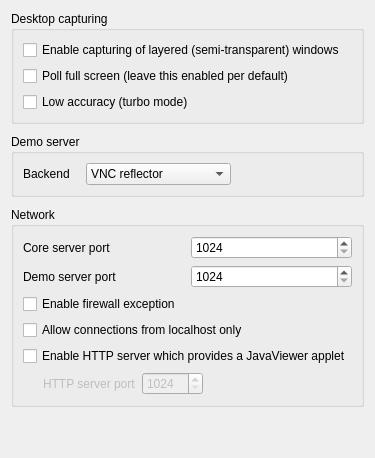
      <widget class="QWidget" name="italcServerSettingsPage">
       <layout class="QVBoxLayout" name="verticalLayout_6" stretch="0,0,0,1">
        <property name="spacing">
         <number>10</number>
        </property>
        <item>
         <widget class="QGroupBox" name="groupBox_6">
          <property name="title">
           <string>Desktop capturing</string>
          </property>
          <layout class="QGridLayout" name="gridLayout_7">
           <item row="0" column="0">
            <widget class="QCheckBox" name="vncCaptureLayeredWindows">
             <property name="text">
              <string>Enable capturing of layered (semi-transparent) windows</string>
             </property>
            </widget>
           </item>
           <item row="1" column="0">
            <widget class="QCheckBox" name="vncPollFullScreen">
             <property name="text">
              <string>Poll full screen (leave this enabled per default)</string>
             </property>
            </widget>
           </item>
           <item row="2" column="0">
            <widget class="QCheckBox" name="vncLowAccuracy">
             <property name="text">
              <string>Low accuracy (turbo mode)</string>
             </property>
            </widget>
           </item>
          </layout>
         </widget>
        </item>
        <item>
         <widget class="QGroupBox" name="groupBox_9">
          <property name="title">
           <string>Demo server</string>
          </property>
          <layout class="QVBoxLayout" name="verticalLayout_7">
           <item>
            <layout class="QHBoxLayout" name="horizontalLayout_11" stretch="0,1,2">
             <property name="spacing">
              <number>16</number>
             </property>
             <item>
              <widget class="QLabel" name="label_6">
               <property name="text">
                <string>Backend</string>
               </property>
              </widget>
             </item>
             <item>
              <widget class="QComboBox" name="demoServerBackend">
               <item>
                <property name="text">
                 <string>VNC reflector</string>
                </property>
               </item>
               <item>
                <property name="text">
                 <string>iTALC 1 demo server</string>
                </property>
               </item>
              </widget>
             </item>
             <item>
              <spacer name="horizontalSpacer_15">
               <property name="orientation">
                <enum>Qt::Horizontal</enum>
               </property>
               <property name="sizeHint" stdset="0">
                <size>
                 <width>40</width>
                 <height>20</height>
                </size>
               </property>
              </spacer>
             </item>
            </layout>
           </item>
          </layout>
         </widget>
        </item>
        <item>
         <widget class="QGroupBox" name="groupBox_8">
          <property name="title">
           <string>Network</string>
          </property>
          <layout class="QGridLayout" name="gridLayout_11">
           <item row="0" column="0">
            <widget class="QLabel" name="label_12">
             <property name="text">
              <string>Core server port</string>
             </property>
            </widget>
           </item>
           <item row="0" column="1">
            <widget class="QSpinBox" name="coreServerPort">
             <property name="minimum">
              <number>1024</number>
             </property>
             <property name="maximum">
              <number>65535</number>
             </property>
            </widget>
           </item>
           <item row="1" column="0">
            <widget class="QLabel" name="label_13">
             <property name="text">
              <string>Demo server port</string>
             </property>
            </widget>
           </item>
           <item row="1" column="1">
            <widget class="QSpinBox" name="demoServerPort">
             <property name="minimum">
              <number>1024</number>
             </property>
             <property name="maximum">
              <number>65535</number>
             </property>
            </widget>
           </item>
           <item row="2" column="0" colspan="2">
            <widget class="QCheckBox" name="isFirewallExceptionEnabled">
             <property name="text">
              <string>Enable firewall exception</string>
             </property>
            </widget>
           </item>
           <item row="4" column="0" colspan="2">
            <widget class="QCheckBox" name="isHttpServerEnabled">
             <property name="text">
              <string>Enable HTTP server which provides a JavaViewer applet</string>
             </property>
            </widget>
           </item>
           <item row="5" column="0" colspan="2">
            <layout class="QHBoxLayout" name="horizontalLayout_5">
             <item>
              <spacer name="horizontalSpacer_10">
               <property name="orientation">
                <enum>Qt::Horizontal</enum>
               </property>
               <property name="sizeType">
                <enum>QSizePolicy::Fixed</enum>
               </property>
               <property name="sizeHint" stdset="0">
                <size>
                 <width>20</width>
                 <height>20</height>
                </size>
               </property>
              </spacer>
             </item>
             <item>
              <widget class="QLabel" name="httpServerPortLabel">
               <property name="enabled">
                <bool>false</bool>
               </property>
               <property name="text">
                <string>HTTP server port</string>
               </property>
              </widget>
             </item>
             <item>
              <widget class="QSpinBox" name="httpServerPort">
               <property name="enabled">
                <bool>false</bool>
               </property>
               <property name="minimum">
                <number>1024</number>
               </property>
               <property name="maximum">
                <number>65535</number>
               </property>
              </widget>
             </item>
             <item>
              <spacer name="horizontalSpacer_11">
               <property name="orientation">
                <enum>Qt::Horizontal</enum>
               </property>
               <property name="sizeHint" stdset="0">
                <size>
                 <width>40</width>
                 <height>20</height>
                </size>
               </property>
              </spacer>
             </item>
            </layout>
           </item>
           <item row="3" column="0" colspan="2">
            <widget class="QCheckBox" name="localConnectOnly">
             <property name="text">
              <string>Allow connections from localhost only</string>
             </property>
            </widget>
           </item>
          </layout>
         </widget>
        </item>
        <item>
         <spacer name="verticalSpacer_6">
          <property name="orientation">
           <enum>Qt::Vertical</enum>
          </property>
          <property name="sizeHint" stdset="0">
           <size>
            <width>20</width>
            <height>40</height>
           </size>
          </property>
         </spacer>
        </item>
       </layout>
      </widget>
